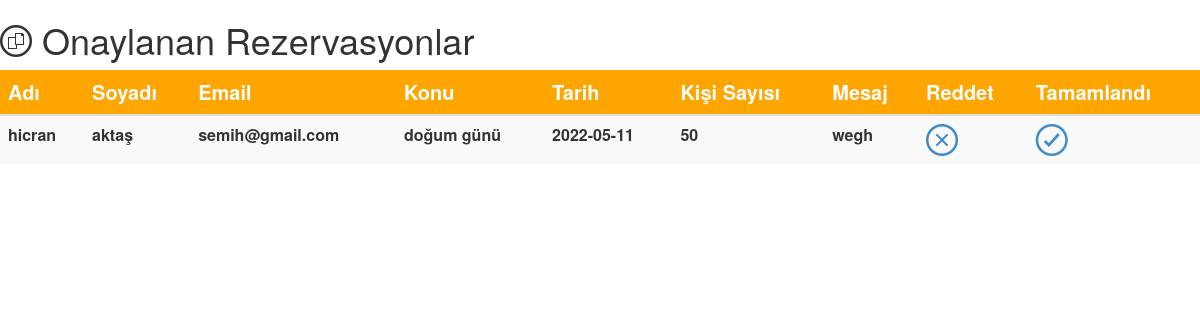
The app's page /onayrezer.php with its own data.
### tables this page shows
CREATE TABLE IF NOT EXISTS `rezervasyon` (
  `id` int(11) NOT NULL AUTO_INCREMENT,
  `adi` varchar(25) NOT NULL,
  `sadi` varchar(25) NOT NULL,
  `email` varchar(25) NOT NULL,
  `konu` varchar(60) NOT NULL,
  `tarih` date NOT NULL,
  `mesaj` varchar(100) NOT NULL,
  `kisi` int(11) NOT NULL,
  `gg` int(11) NOT NULL,
  `kid` int(11) NOT NULL,
  PRIMARY KEY (`id`)
);

### onayrezer.php (the view, shortened to what this page needs)
<html>
<head>
    <link type="text/css" href="assets/css/required/bootstrap/bootstrap.min.css" rel="stylesheet">
    <link type="text/css" href="assets/js/required/jquery-ui-1.11.0.custom/jquery-ui.min.css" rel="stylesheet" />
    <link type="text/css" href="assets/js/required/jquery-ui-1.11.0.custom/jquery-ui.structure.min.css" rel="stylesheet" />
    <link type="text/css" href="assets/js/required/jquery-ui-1.11.0.custom/jquery-ui.theme.min.css" rel="stylesheet" />
    <link type="text/css" href="assets/css/required/mCustomScrollbar/jquery.mCustomScrollbar.min.css" rel="stylesheet" />
    <link type="text/css" href="assets/css/required/icheck/all.css" rel="stylesheet" />
    <link type="text/css" href="assets/fonts/metrize-icons/styles-metrize-icons.css" rel="stylesheet">
    <link type="text/css" href="assets/css/base.css" rel="stylesheet">
</head>
<body>
    <div class="row">
        <div class="col-md-10">
            <h1>
                <span aria-hidden="true" class="icon icon-documents trk"></span>
                <span class="main-text">
                    Onaylanan Rezervasyonlar
                </span>
            </h1>
        </div>
    </div>
    <div class="row">
        <div class="col-md-12">
            <div class="block">
                <div class="block-content-outer">
                    <div class="block-content-outer">
                        <div class="block-content-inner">
                            <div class="table-responsive">
                                <table class="table table-striped table-hover">
                                    <thead>
                                        <tr style="background-color: orange; color:white; font-weight: bold; font-size: 20px;">
                                            <th>Adı</th>
                                            <th>Soyadı</th>
                                            <th>Email</th>
                                            <th>Konu</th>
                                            <th>Tarih</th>
                                            <th>Kişi Sayısı</th>
                                            <th>Mesaj</th>
                                            <th>Reddet</th>
                                            <th>Tamamlandı</th>
                                        </tr>
                                    </thead>
                                    <tbody>
                                        <?php
                                        $host = "localhost";
                                        $ka = "root";
                                        $p = "";
                                        $vt = "onderes";
                                        $con = new mysqli($host, $ka, $p, $vt);
                                        $sql = "select * from rezervasyon where kid=2 and gg=1";
                                        $rezervasyonlar = mysqli_query($con, $sql);
                                        while ($rezervasyon = $rezervasyonlar->fetch_assoc()) {
                                            echo "<tr>";
                                            echo "<th>" . $rezervasyon['adi'] . "</th>";
                                            echo "<th>" . $rezervasyon['sadi'] . "</th>";
                                            echo "<th>" . $rezervasyon['email'] . "</th>";
                                            echo "<th>" . $rezervasyon['konu'] . "</th>";
                                            echo "<th>" . $rezervasyon['tarih'] . "</th>";
                                            echo "<th>" . $rezervasyon['kisi'] . "</th>";
                                            echo "<th>" . $rezervasyon['mesaj'] . "</th>";
                                            echo "<th>
                                                   <a href='#' data-toggle='modal' data-target='#sil-modal" . $rezervasyon['id'] . "'>
                                                    <span class='icon icon-cross red'></span>
                                                   </a>
                                                  </th>";
                                        echo "<th>
                                                <a href='#' data-toggle='modal' data-target='#dzn-modal" . $rezervasyon['id'] . "'>
                                                    <span class='icon  icon-check green'></span>
                                                </a>
                                        </th>";
                                        echo "</tr>";
                                        }
                                        ?>
                                    </tbody>
                                </table>
                            </div>
                        </div>
                    </div>
                </div>
            </div>
        </div>
    </div>
</body>
</html>

### records on screen
rezervasyon: adi "hicran", sadi "aktaş", email "semih@gmail.com", konu "doğum günü", tarih "2022-05-11", kisi "50", mesaj "wegh"
